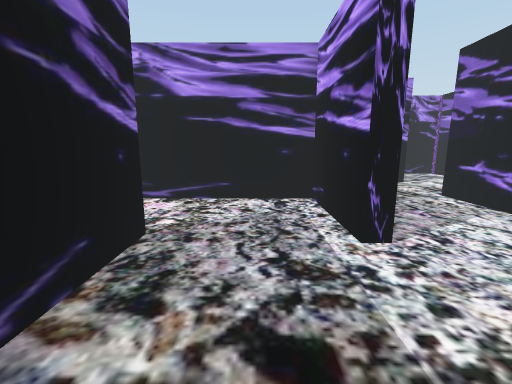
View 1 (above)

23 first-person views from a walk through a scene from a Unity 3-D project. The camera is 1.4 m above the floor, tilts 10° down and sees 90° across. The floor is counted in squares, 1 m on a side. Each view is taken from the middle of a square. On the plan, view 1 faces up. The plan holds only what a view shows up to about 13 squares ahead; the rest is blank. The place goes on beyond the plan. The player character is not drawn. Some animated figures are left out.

View 2
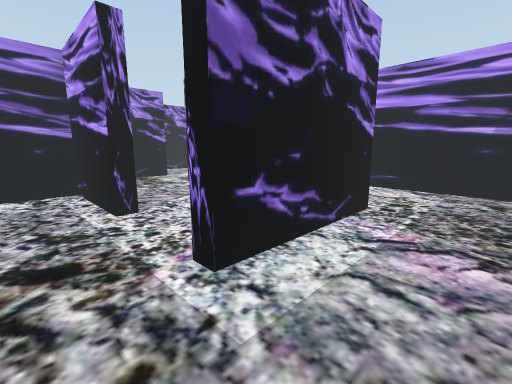

View 3
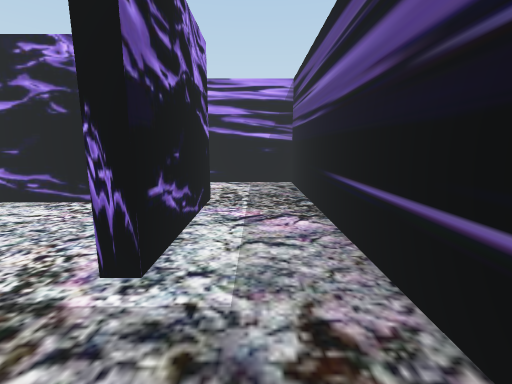

View 4
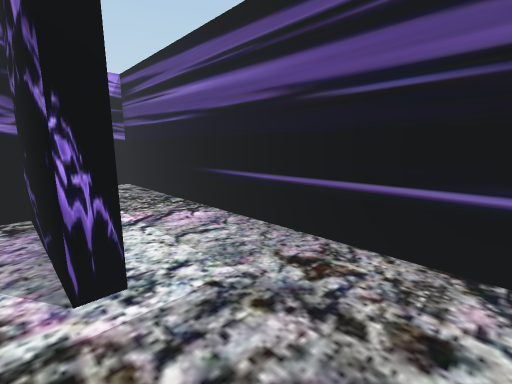

View 5
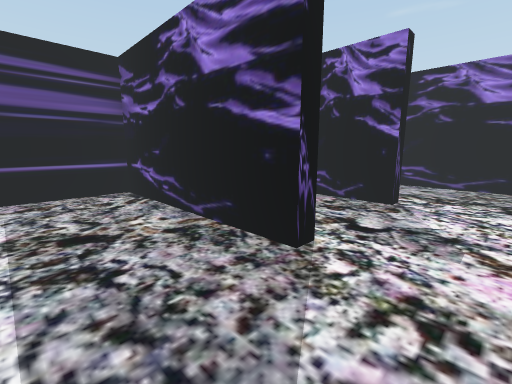

View 6
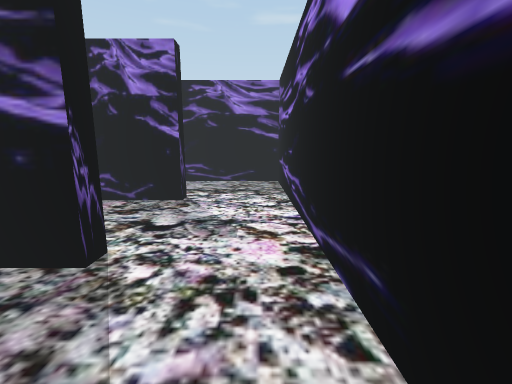

View 7
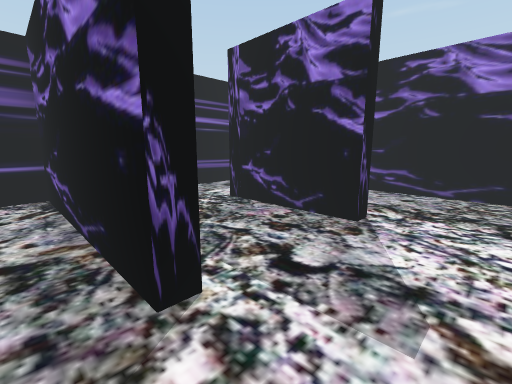

View 8
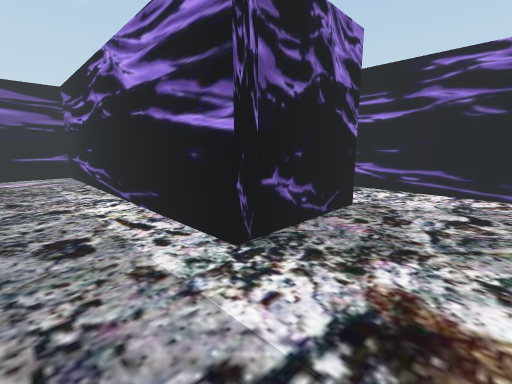

View 9
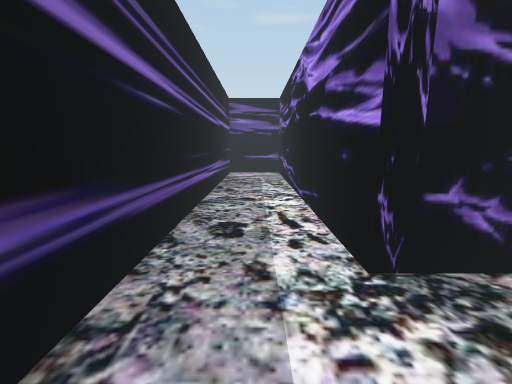

View 10
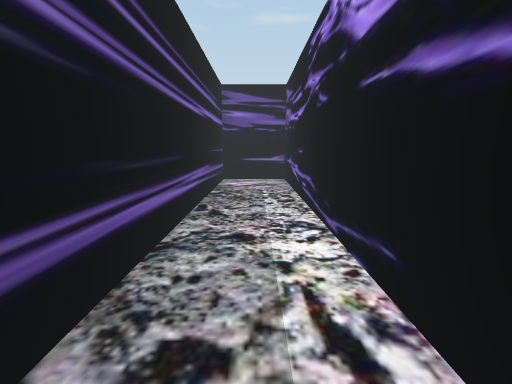

View 11
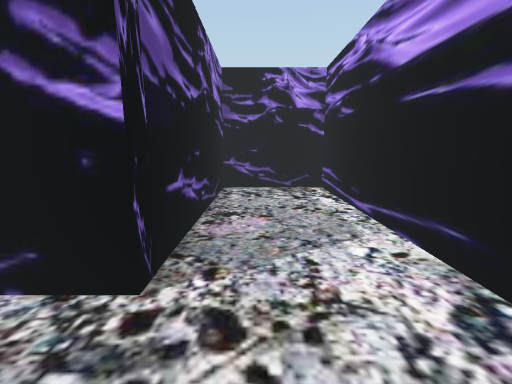

View 12
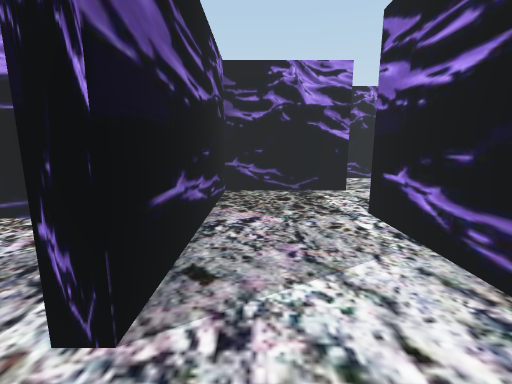

View 13
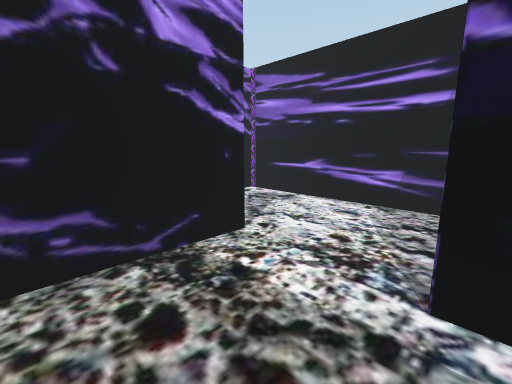

View 14
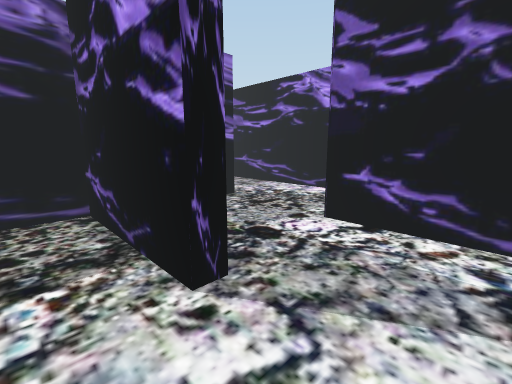

View 15
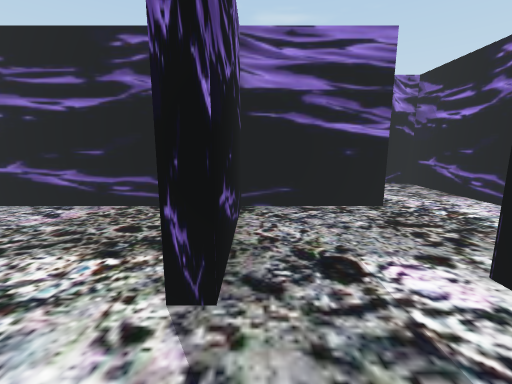

View 16
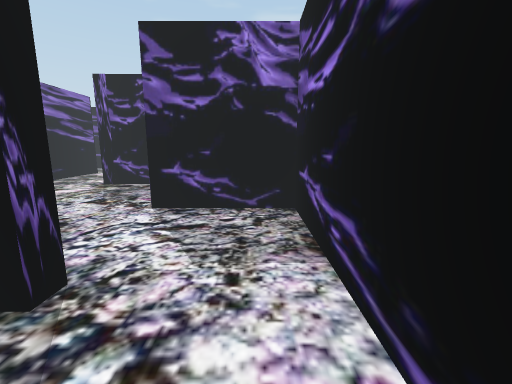

View 17
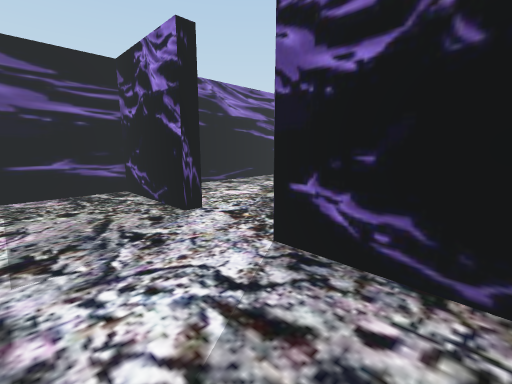

View 18
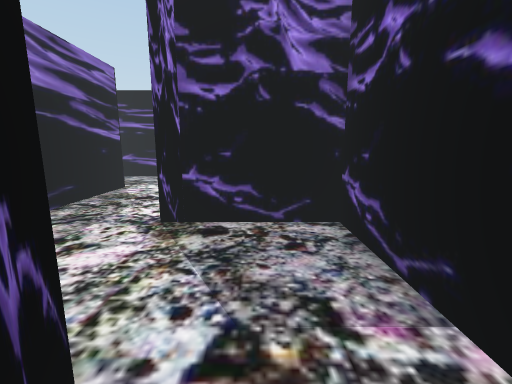

View 19
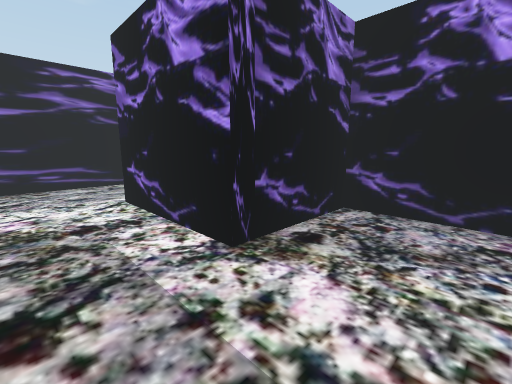

View 20
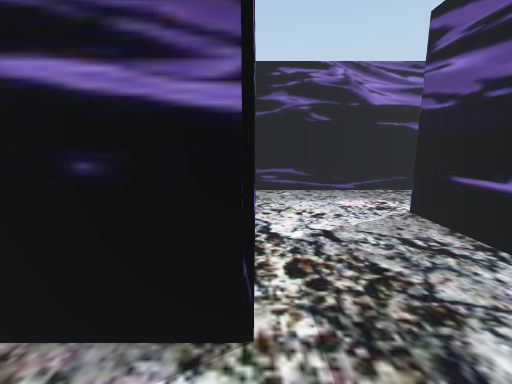

View 21
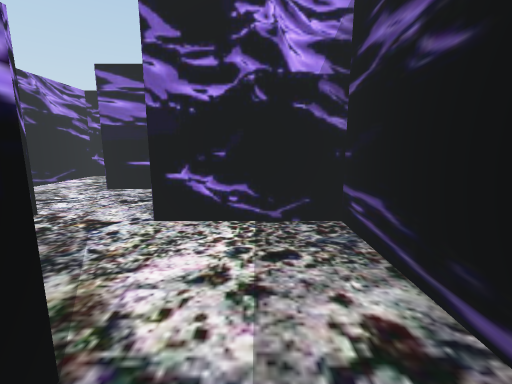

View 22
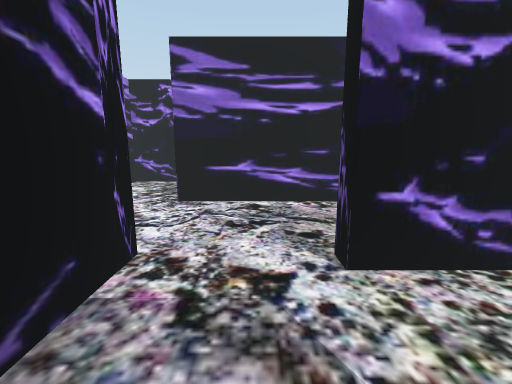

View 23
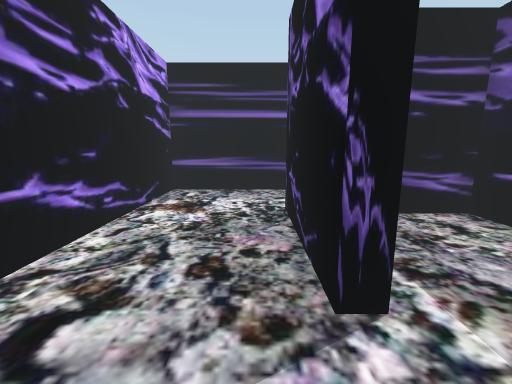

### Floor plan
Points are (right, up) in squares from view 1. A wall is a line through its corners. A room is listed if a view was taken in it or the views show most of it. See-through windows are left out.
Room 1 (views 1, 2, 3, 4, 5, 6, 7, 11)
walls: (2, 3.6) (1.6, 3.6) (1.6, 6.9) (-2.6, 6.9); (-2.4, 4) (-1.8, 4) (-1.8, -2.4) (9.3, -2.4) (9.3, 6.9) (5.9, 6.9) (5.9, 0.3) (1.6, 0.3) (1.6, 0.7) (2.6, 0.7)
ways out: opening at (-2, 5.5) to room 2; opening at (2, 2.5) to room 3
Room 2 (views 8, 9, 10, 23)
walls: (-6.2, 4) (-5.7, 4) (-5.7, 0.3) (-17.2, 0.3) (-17.2, -2.4) (-2.3, -2.4) (-2.3, 3.5); (-2.6, 6.9) (-6.5, 6.9)
ways out: opening at (-2, 5.5) to room 1; opening at (-6, 5.5) to room 8
Room 3 (views 12, 13)
walls: (5.4, 3.1) (5.4, 7.4); (5.9, 10.2) (2, 10.2) (2, 3.6); (2.6, 0.7) (5.4, 0.7)
ways out: opening at (2, 2.5) to room 1; opening at (6, 8.5) to room 4
Room 4 (view 14)
walls: (9.3, 7.9) (9.3, 9.4)
ways out: opening at (6, 8.5) to room 3; opening at (7.5, 10.5) to room 5
Room 5 (view 15)
walls: (5.9, 10.7) (5.9, 10.2); (9.3, 9.4) (9.3, 13.6) (5.4, 13.6)
ways out: opening at (7.5, 10.5) to room 4; opening at (6, 12.5) to room 6
Room 6 (view 16)
walls: (5.4, 15.1) (5.4, 16.9) (1.4, 16.9); (1.6, 14.1) (2, 14.1) (2, 10.7) (5.9, 10.7)
ways out: opening at (6, 12.5) to room 5; opening at (2, 15.5) to room 7
Room 7 (views 17, 18, 19, 20, 21, 22)
walls: (-10, 6.5) (-10, 7.4) (-2.3, 7.4) (-2.3, 11) (-1.8, 11) (-1.8, 7.4) (1.1, 7.4); (1.6, 9.8) (1.6, 14.1); (-13.4, 9.4) (-13.4, 3.5); (1.4, 16.9) (-1.8, 16.9) (-1.8, 13.6) (-5.7, 13.6) (-5.7, 10.2) (-10, 10.2); (-15.2, 0.7) (-10, 0.7)
ways out: opening at (2, 15.5) to room 6; opening at (-13.5, 2.5); opening at (-11.5, 9)
Room 8 (no view inside)
walls: (-6.5, 6.9) (-9.5, 6.9) (-9.5, 0.7) (-8, 0.7)
ways out: opening at (-6, 5.5) to room 2

Positions as (right, up) in squares from view 1, and headings:
1: (0, 0), facing up
2: (0, -2), facing up-right
3: (-1, -1), facing right
4: (-1, 1), facing down-right
5: (1, 6), facing down-left
6: (1, 6), facing left
7: (-1, 6), facing down-left
8: (-3, -2), facing up-left
9: (-3, -1), facing left
10: (-6, -1), facing left
11: (7, -2), facing up
12: (3, 2), facing up
13: (3, 7), facing up-right
14: (8, 9), facing up-left
15: (8, 11), facing left
16: (4, 16), facing left
17: (1, 16), facing down-left
18: (-1, 12), facing left
19: (-3, 8), facing up-left
20: (-10, 9), facing down
21: (-7, 9), facing right
22: (-5, 12), facing right
23: (-5, 6), facing down
